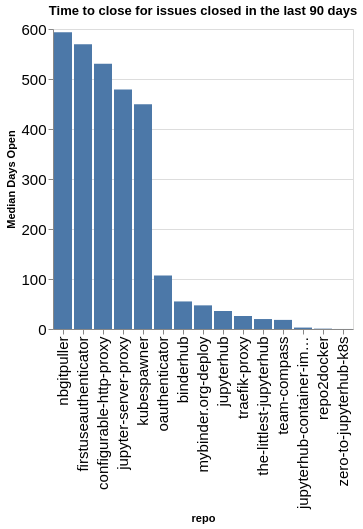

Notebook code for this chart:
### Code cell
time_open = closed.groupby(['org', 'repo']).agg({'time_open': 'median'}).reset_index()
time_open['time_open'] = time_open['time_open'] / (60 * 60 * 24)
time_open['org/repo'] = time_open.apply(lambda a: a['org'] + '/' + a['repo'], axis=1)
sorted_vals = time_open.sort_values(['org', 'time_open'], ascending=False)['repo'].values
alt.Chart(data=time_open, title=f"Time to close for issues closed in the last {n_days} days").mark_bar().encode(
    x=alt.X('repo', sort=alt.Sort(sorted_vals.tolist())),
    y=alt.Y('time_open', title="Median Days Open"),
)

### Figure 1 — Vega-Lite specification as saved in the notebook (floating-point values rounded to 4 significant figures)
{"config": {"axisLeft": {"labelFontSize": 15}, "axisBottom": {"labelFontSize": 15}}, "data": {"name": "data-f44d19b68dd9b99a7bee16a5df142cc6"}, "mark": {"type": "bar"}, "encoding": {"x": {"field": "repo", "sort": ["nbgitpuller", "firstuseauthenticator", "configurable-http-proxy", "jupyter-server-proxy", "kubespawner", "oauthenticator", "binderhub", "mybinder.org-deploy", "jupyterhub", "traefik-proxy", "the-littlest-jupyterhub", "team-compass", "jupyterhub-container-images", "repo2docker", "zero-to-jupyterhub-k8s"], "type": "nominal"}, "y": {"field": "time_open", "title": "Median Days Open", "type": "quantitative"}}, "title": "Time to close for issues closed in the last 90 days", "$schema": "https://vega.github.io/schema/vega-lite/v5.20.1.json", "datasets": {"data-f44d19b68dd9b99a7bee16a5df142cc6": [{"org": "jupyterhub", "repo": "binderhub", "time_open": 55.12, "org/repo": "jupyterhub/binderhub"}, {"org": "jupyterhub", "repo": "configurable-http-proxy", "time_open": 530.6, "org/repo": "jupyterhub/configurable-http-proxy"}, {"org": "jupyterhub", "repo": "firstuseauthenticator", "time_open": 569.5, "org/repo": "jupyterhub/firstuseauthenticator"}, {"org": "jupyterhub", "repo": "jupyter-server-proxy", "time_open": 478.8, "org/repo": "jupyterhub/jupyter-server-proxy"}, {"org": "jupyterhub", "repo": "jupyterhub", "time_open": 36.01, "org/repo": "jupyterhub/jupyterhub"}, {"org": "jupyterhub", "repo": "jupyterhub-container-images", "time_open": 2.862, "org/repo": "jupyterhub/jupyterhub-container-images"}, {"org": "jupyterhub", "repo": "kubespawner", "time_open": 449.4, "org/repo": "jupyterhub/kubespawner"}, {"org": "jupyterhub", "repo": "mybinder.org-deploy", "time_open": 47.29, "org/repo": "jupyterhub/mybinder.org-deploy"}, {"org": "jupyterhub", "repo": "nbgitpuller", "time_open": 593.7, "org/repo": "jupyterhub/nbgitpuller"}, {"org": "jupyterhub", "repo": "oauthenticator", "time_open": 107.2, "org/repo": "jupyterhub/oauthenticator"}, {"org": "jupyterhub", "repo": "repo2docker", "time_open": 0.7082, "org/repo": "jupyterhub/repo2docker"}, {"org": "jupyterhub", "repo": "team-compass", "time_open": 18.22, "org/repo": "jupyterhub/team-compass"}, {"org": "jupyterhub", "repo": "the-littlest-jupyterhub", "time_open": 19.92, "org/repo": "jupyterhub/the-littlest-jupyterhub"}, {"org": "jupyterhub", "repo": "traefik-proxy", "time_open": 25.98, "org/repo": "jupyterhub/traefik-proxy"}, {"org": "jupyterhub", "repo": "zero-to-jupyterhub-k8s", "time_open": 0.0705, "org/repo": "jupyterhub/zero-to-jupyterhub-k8s"}]}}
